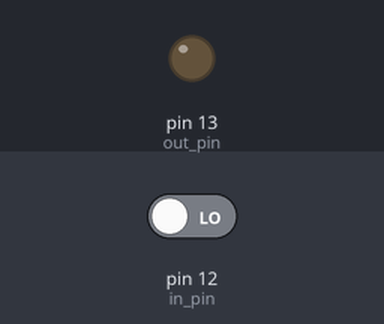
The sketch below on a simulated Arduino Uno, built with avr-gcc and run on an emulated ATmega328P. Parts: output pins drawn as LEDs (lit = HIGH). Inputs (shaded band) come from the test bench; at power-on: pin 12 (in_pin) LOW.

Above: at 1.2 s.
1.3 s: pin 12 (in_pin) driven HIGH
At 2.4 s:
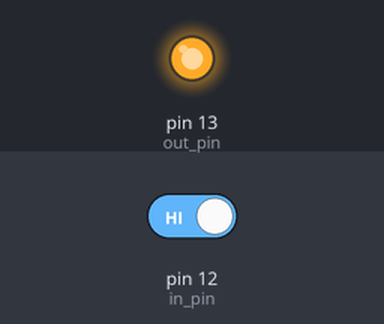
2.8 s: pin 12 (in_pin) driven LOW
At 3.6 s:
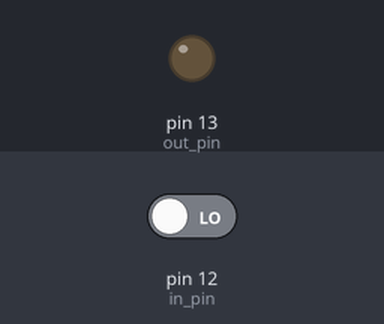
Timing chart, 0 to 5.8 s (numbered marks = the images above; inputs shaded):
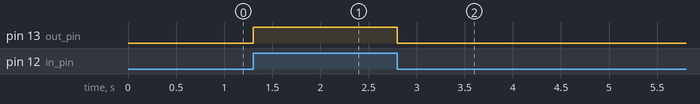

Measured:
- after the input at 1.3 s, pin 13 (out_pin): LOW → HIGH at once
- after the input at 2.8 s, pin 13 (out_pin): HIGH → LOW at once

The sketch:

exp10-2.ino
```cpp
int out_pin = 13;
int in_pin = 12;
int value = 0;
void setup()
{
   pinMode(out_pin, OUTPUT);
   pinMode(in_pin, INPUT);
}

void loop()
{
   value = digitalRead(in_pin);
   digitalWrite(out_pin, value);
}
```
